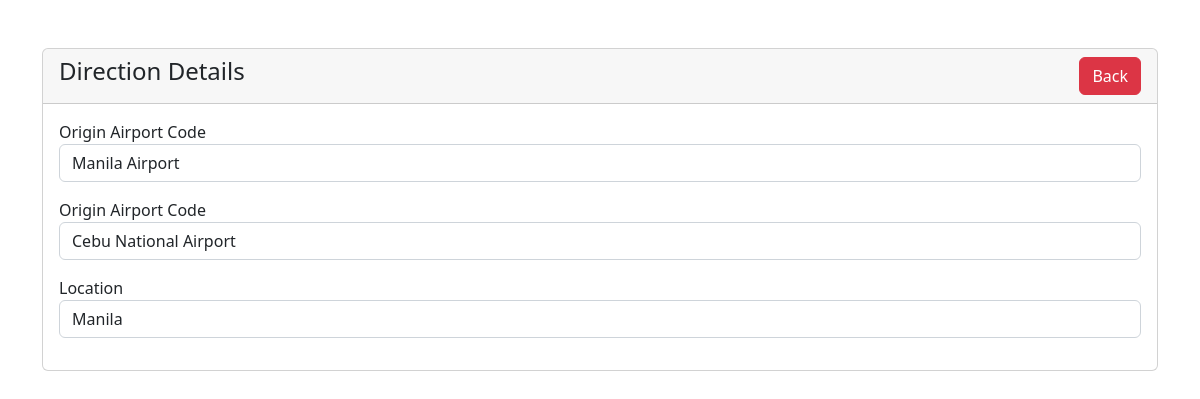
The app's page /Airlines/admin/direction-view.php?direction_id=3, older data.
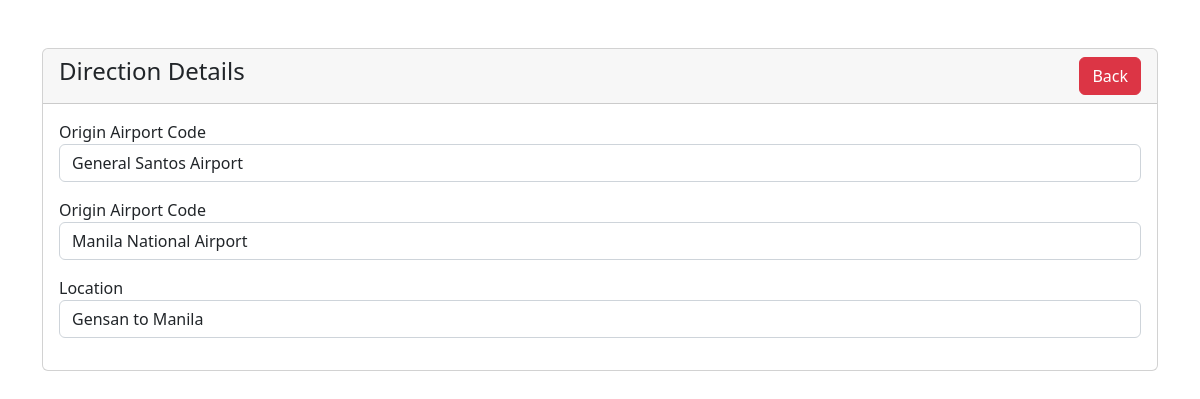
The same page, newer data.
### tables this page shows
CREATE TABLE `direction` (
  `direction_id` int(10) NOT NULL,
  `origin_airport_code` char(3) NOT NULL,
  `destination_airport_code` char(3) NOT NULL,
  `location` varchar(255) NOT NULL
);

CREATE TABLE `airport` (
  `airport_code` char(3) NOT NULL,
  `airport_name` varchar(255) NOT NULL
);

### Airlines/admin/direction-view.php (the view, shortened to what this page needs)
<?php
require 'dbcon.php';
?>
<!doctype html>
<html lang="en">
  <head>
    <link href="https://cdn.jsdelivr.net/npm/bootstrap@5.2.0-beta1/dist/css/bootstrap.min.css" rel="stylesheet">
  </head>
  <body>
    <div class="container mt-5">
        <div class="row">
            <div class="col-md-12">
                <div class="card">
                    <div class="card-header">
                        <h4>Direction Details
                            <a href="direction.php" class="btn btn-danger float-end">Back</a>
                        </h4>
                    </div>
                    <div class="card-body">
                        <?php
                        if(isset($_GET['direction_id'])){
                            $direction_id = mysqli_real_escape_string($con, $_GET['direction_id']);
                            $query = "SELECT direction.origin_airport_code, direction.destination_airport_code, airport.airport_name from direction left join airport on direction.origin_airport_code = airport.airport_code WHERE direction_id='$direction_id'";
                            $query_run = mysqli_query($con, $query);
                            if(mysqli_num_rows($query_run) > 0)
                            {
                                $direction = mysqli_fetch_array($query_run);
                                ?>
                                    <div class="mb-3">
                                        <label> Origin Airport Code </label>
                                        <p class="form-control" value="<?=$direction['origin_airport_code'];?>"><?=$direction['airport_name'];?></p>
                                    </div>
                                <?php
                            }
                            else
                            {
                                echo "<h4>No ID Found</h4>";
                            }
                        }
                        if(isset($_GET['direction_id'])){
                            $direction_id = mysqli_real_escape_string($con, $_GET['direction_id']);
                            $query = "SELECT direction.origin_airport_code, direction.destination_airport_code, direction.location, airport.airport_name from direction left join airport on direction.destination_airport_code = airport.airport_code WHERE direction_id='$direction_id'";
                            $query_run = mysqli_query($con, $query);
                            if(mysqli_num_rows($query_run) > 0)
                            {
                                $direction = mysqli_fetch_array($query_run);
                                ?>
                                    <div class="mb-3">
                                        <label> Origin Airport Code </label>
                                        <p class="form-control" value="<?=$direction['destination_airport_code'];?>"><?=$direction['airport_name'];?></p>
                                    </div>
                                    <div class="mb-3">
                                        <label> Location </label>
                                        <p class="form-control"><?=$direction['location'];?></p>
                                    </div>
                                <?php
                            }
                            else
                            {
                                echo "<h4>No ID Found</h4>";
                            }
                        }
                        ?>
                    </div>
                </div>
            </div>
        </div>
    </div>
  </body>
</html>

Row changes from the older to the newer data that the page shows:
removed direction: airport.airport_name "Manila Airport", airport.airport_name "Cebu National Airport", location "Manila"
added direction: airport.airport_name "General Santos Airport", airport.airport_name "Manila National Airport", location "Gensan to Manila"
